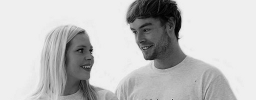
%> input picture greytee.png, 256 x 100 px
$ octave digitcommsOFDM1.m   (GNU Octave 9; MATLAB toolbox functions it lacks are replaced by stand-ins)
%> lines starting %> are read from the running program, lines starting %| are printed output that depends on the picture
clear all;
close all;
clc;

imagestream = imread('greytee.png');
%> imagestream is the input picture: size 100x256 uint8; min 0, max 240, mean 193.6
colu = 256;
row = 100;
rowDoThisTime = 4;

flowest = 20000;
fstep = 100;

fmax = flowest + 100 * (2048 - 1);
fs = 2 * (fmax + flowest);

fnlowest = flowest/fs;
fnstep = fstep/fs;

figure(1);
subplot(211);
imshow(imagestream);
title('Original Picture');

% add random to the pic
for i=1:row
    for j=1:colu
        imagestream(i,j) = bitxor(imagestream(i,j) , floor(rand(1) * 255));
    end
end
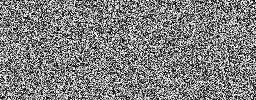
%> imagestream: size 100x256 uint8; min 0, max 255, mean 127.4

% convert the pic matrix to bit stream, row is the same with
% the row in pic, data conver to bin
imagebitstream = zeros(rowDoThisTime,colu * 8);
buffer = zeros(colu,8);

for i=1:rowDoThisTime
    buffer = dec2bin(imagestream(i,:)) - '0';
    for j=1:colu
        imagebitstream(i,(8*(j-1)+1):8*j) = buffer(j,:);
    end
end
%> after the loop, imagebitstream = 2048 columns, first 8: [0 0 1 1 1 0 0 0; 0 1 0 1 0 0 0 0; 1 1 1 0 1 1 1 0; 1 0 0 1 1 1 1 1]

% add cyclic bit to the bit stream
cyclic_bit = zeros(1,uint32(colu/4)*8);
imbit_stream = zeros(rowDoThisTime,length(imagebitstream(1,:)) + uint32(colu/4)*8);

for i=1:rowDoThisTime
    cyclic_bit = imagebitstream(i,(colu*8 - uint32(colu/4)*8 + 1):colu*8);
    imbit_stream(i,:) = [cyclic_bit imagebitstream(i,:)];
end
%> after the loop, imbit_stream = 2560 columns, first 8: [0 0 1 1 0 0 0 0; 0 1 1 1 0 0 0 1; 0 1 0 1 1 1 0 0; 0 1 0 0 0 0 1 0]

% generate Fourier coefficient
% the size of it is 1coe/2bits + 1tone/16bits
% txcoe = zeros(rowDoThisTime,length(imbit_stream)/2 + uint32(length(imbit_stream)/16));
txcoe = zeros(rowDoThisTime,2048);
k = 1;
for i=1:rowDoThisTime
   for j=1:length(txcoe(1,:))
       if mod(j,8) == 0
           txcoe(i,j) = 1;
       elseif (2*k) <= length(imbit_stream(1,:))
           txcoe(i,j) = (-1)^(imbit_stream(i,(2*k-1)) + 1) + 1i * (-1)^(imbit_stream(i,2*k) + 1);
           k = k + 1;
       end
   end
   k = 1;
end

% apply IDFT
txBuf = zeros(rowDoThisTime,length(txcoe(1,:)));
for i=1:rowDoThisTime
   txBuf(i,:) = ifft(txcoe(i,:));
end
